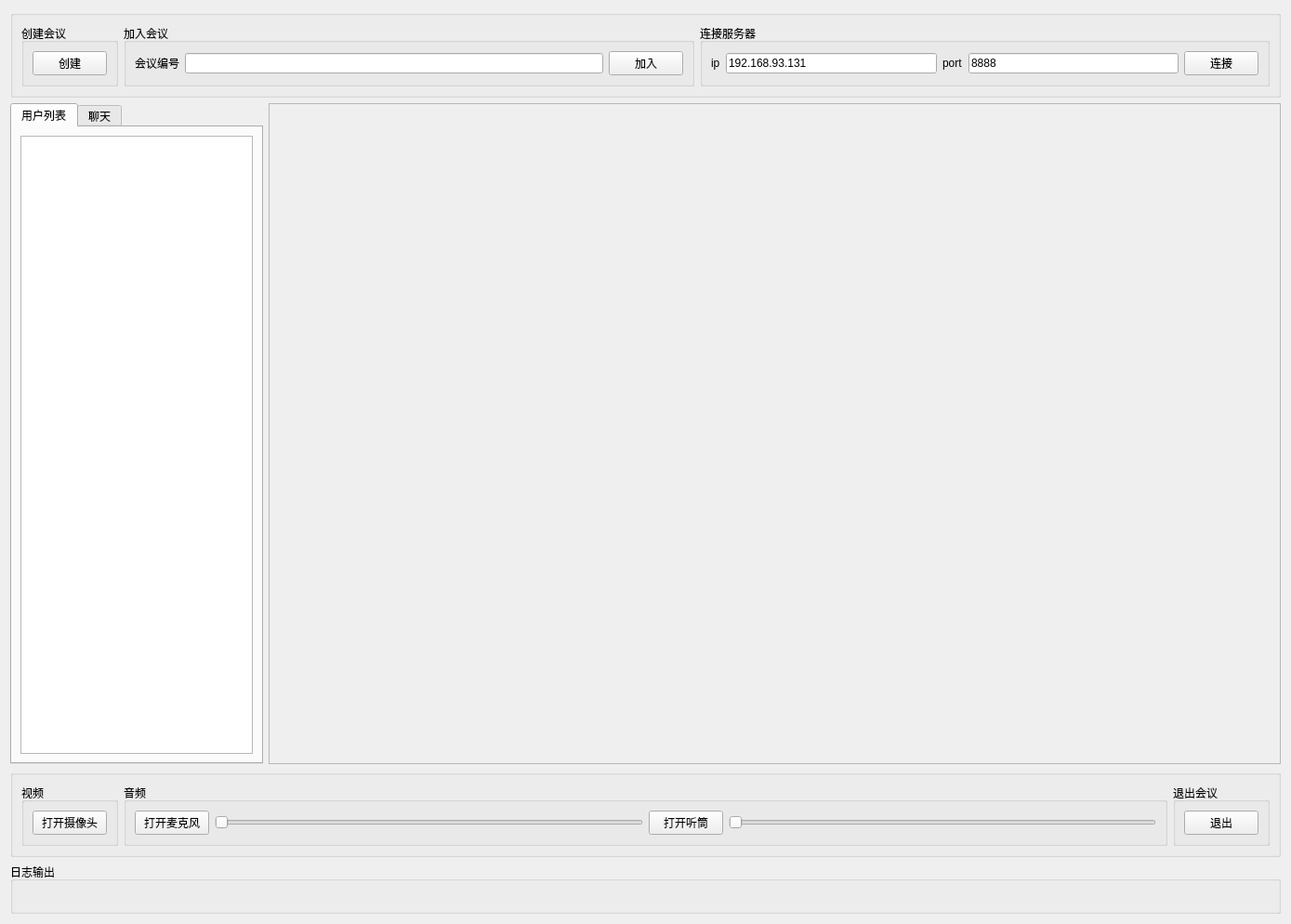
<?xml version="1.0" encoding="UTF-8"?>
<ui version="4.0">
 <class>Widget</class>
 <widget class="QWidget" name="Widget">
  <property name="geometry">
   <rect>
    <x>0</x>
    <y>0</y>
    <width>1389</width>
    <height>994</height>
   </rect>
  </property>
  <property name="minimumSize">
   <size>
    <width>900</width>
    <height>600</height>
   </size>
  </property>
  <property name="windowTitle">
   <string>Widget</string>
  </property>
  <layout class="QGridLayout" name="gridLayout">
   <item row="0" column="0">
    <widget class="QGroupBox" name="top_box">
     <property name="title">
      <string/>
     </property>
     <layout class="QHBoxLayout" name="horizontalLayout_5">
      <item>
       <widget class="QGroupBox" name="create_meeting_box">
        <property name="title">
         <string>创建会议</string>
        </property>
        <layout class="QHBoxLayout" name="horizontalLayout_8">
         <item>
          <widget class="QPushButton" name="create_meeting_btn">
           <property name="text">
            <string>创建</string>
           </property>
          </widget>
         </item>
        </layout>
       </widget>
      </item>
      <item>
       <widget class="QGroupBox" name="join_meeting_box">
        <property name="title">
         <string>加入会议</string>
        </property>
        <layout class="QHBoxLayout" name="horizontalLayout_4">
         <item>
          <widget class="QLabel" name="meeting_no_label">
           <property name="text">
            <string>会议编号</string>
           </property>
          </widget>
         </item>
         <item>
          <widget class="QLineEdit" name="meeting_no_edit"/>
         </item>
         <item>
          <widget class="QPushButton" name="join_meeting_btn">
           <property name="text">
            <string>加入</string>
           </property>
          </widget>
         </item>
        </layout>
       </widget>
      </item>
      <item>
       <widget class="QGroupBox" name="connect_server_box">
        <property name="title">
         <string>连接服务器</string>
        </property>
        <layout class="QHBoxLayout" name="horizontalLayout_6">
         <item>
          <widget class="QLabel" name="ip_label">
           <property name="text">
            <string>ip</string>
           </property>
          </widget>
         </item>
         <item>
          <widget class="QLineEdit" name="ip_edit">
           <property name="text">
            <string>192.168.93.131</string>
           </property>
           <property name="placeholderText">
            <string/>
           </property>
          </widget>
         </item>
         <item>
          <widget class="QLabel" name="port_label">
           <property name="text">
            <string>port</string>
           </property>
          </widget>
         </item>
         <item>
          <widget class="QLineEdit" name="port_edit">
           <property name="text">
            <string>8888</string>
           </property>
          </widget>
         </item>
         <item>
          <widget class="QPushButton" name="connect_btn">
           <property name="text">
            <string>连接</string>
           </property>
          </widget>
         </item>
        </layout>
       </widget>
      </item>
     </layout>
    </widget>
   </item>
   <item row="1" column="0">
    <layout class="QHBoxLayout" name="horizontalLayout_2" stretch="1,4">
     <item>
      <widget class="QTabWidget" name="tabWidget">
       <property name="currentIndex">
        <number>0</number>
       </property>
       <widget class="QWidget" name="tab1">
        <attribute name="title">
         <string>用户列表</string>
        </attribute>
        <layout class="QHBoxLayout" name="horizontalLayout">
         <item>
          <widget class="QListWidget" name="partner_list_widget"/>
         </item>
        </layout>
       </widget>
       <widget class="QWidget" name="tab2">
        <attribute name="title">
         <string>聊天</string>
        </attribute>
        <layout class="QVBoxLayout" name="verticalLayout_3" stretch="10,2,1">
         <item>
          <widget class="QListWidget" name="msg_list_widget"/>
         </item>
         <item>
          <widget class="QPlainTextEdit" name="send_msg_text_edit"/>
         </item>
         <item>
          <widget class="QPushButton" name="send_msg_btn">
           <property name="text">
            <string>发送</string>
           </property>
          </widget>
         </item>
        </layout>
       </widget>
      </widget>
     </item>
     <item>
      <widget class="QScrollArea" name="scrollArea">
       <property name="widgetResizable">
        <bool>true</bool>
       </property>
       <widget class="QWidget" name="show_scroll_area">
        <property name="geometry">
         <rect>
          <x>0</x>
          <y>0</y>
          <width>1084</width>
          <height>693</height>
         </rect>
        </property>
       </widget>
      </widget>
     </item>
    </layout>
   </item>
   <item row="2" column="0">
    <widget class="QGroupBox" name="control_box">
     <property name="title">
      <string/>
     </property>
     <layout class="QHBoxLayout" name="horizontalLayout_3">
      <item>
       <widget class="QGroupBox" name="camera_box">
        <property name="title">
         <string>视频</string>
        </property>
        <layout class="QHBoxLayout" name="horizontalLayout_9">
         <item>
          <widget class="QPushButton" name="open_camera_btn">
           <property name="text">
            <string>打开摄像头</string>
           </property>
          </widget>
         </item>
        </layout>
       </widget>
      </item>
      <item>
       <widget class="QGroupBox" name="audio_box">
        <property name="title">
         <string>音频</string>
        </property>
        <layout class="QHBoxLayout" name="horizontalLayout_10">
         <item>
          <widget class="QPushButton" name="open_audio_btn">
           <property name="text">
            <string>打开麦克风</string>
           </property>
          </widget>
         </item>
         <item>
          <widget class="QSlider" name="audio_slider">
           <property name="orientation">
            <enum>Qt::Horizontal</enum>
           </property>
          </widget>
         </item>
         <item>
          <widget class="QPushButton" name="open_audio_out_btn">
           <property name="text">
            <string>打开听筒</string>
           </property>
          </widget>
         </item>
         <item>
          <widget class="QSlider" name="audio_out_slider">
           <property name="orientation">
            <enum>Qt::Horizontal</enum>
           </property>
          </widget>
         </item>
        </layout>
       </widget>
      </item>
      <item>
       <widget class="QGroupBox" name="exit_meeting_box">
        <property name="title">
         <string>退出会议</string>
        </property>
        <layout class="QHBoxLayout" name="horizontalLayout_7">
         <item>
          <widget class="QPushButton" name="exit_meeting_btn">
           <property name="text">
            <string>退出</string>
           </property>
          </widget>
         </item>
        </layout>
       </widget>
      </item>
     </layout>
    </widget>
   </item>
   <item row="3" column="0">
    <widget class="QGroupBox" name="log_box">
     <property name="title">
      <string>日志输出</string>
     </property>
     <layout class="QVBoxLayout" name="verticalLayout_2">
      <item>
       <widget class="QLabel" name="out_log">
        <property name="text">
         <string/>
        </property>
       </widget>
      </item>
     </layout>
    </widget>
   </item>
  </layout>
 </widget>
 <resources/>
 <connections/>
</ui>
